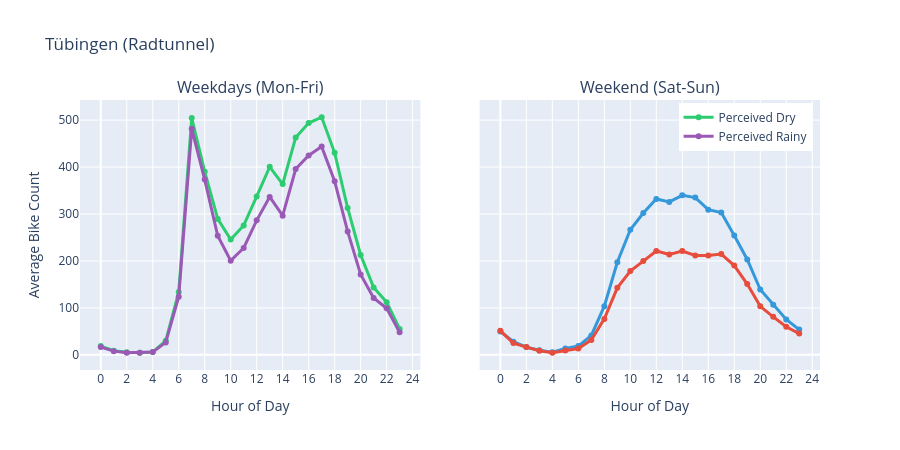
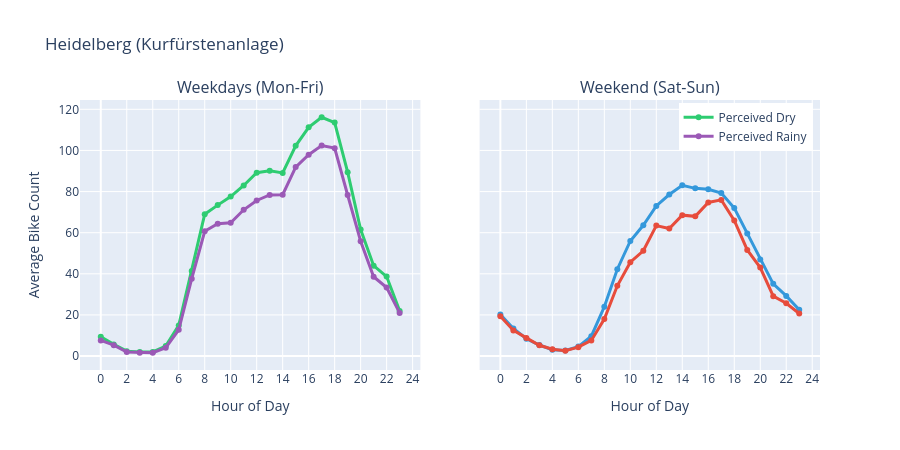

These figures' notebook cell, in order:
### Markdown cell above
### Perceived Rainy Weekday/end

### Code cell
for alias in PLOT_STATIONS:
    df = dfs[alias]
    station = get_station(alias)
    fig = get_plot("perceived_rainy_weekday_weekend")(df, title=station.display_name)
    fig.show()

### Figure 1 — Plotly figure (JSON) as saved in the notebook; plotly's stock layout.template omitted (floating-point values rounded to 4 significant figures)
{"data": [{"line": {"color": "#2ECC71", "width": 3}, "marker": {"size": 6}, "mode": "lines+markers", "name": "Perceived Dry", "showlegend": true, "type": "scatter", "x": [0, 1, 2, 3, 4, 5, 6, 7, 8, 9, 10, 11, 12, 13, 14, 15, 16, 17, 18, 19, 20, 21, 22, 23], "xaxis": "x", "y": [18.74, 8.982, 5.402, 4.552, 6.258, 29.99, 134.0, 504.5, 390.3, 289.6, 245.7, 275.6, 337.3, 400.4, 363.7, 462.9, 493.6, 506.1, 430.2, 312.8, 212.7, 143.7, 112.2, 55.3], "yaxis": "y"}, {"line": {"color": "#9B59B6", "width": 3}, "marker": {"size": 6}, "mode": "lines+markers", "name": "Perceived Rainy", "showlegend": true, "type": "scatter", "x": [0, 1, 2, 3, 4, 5, 6, 7, 8, 9, 10, 11, 12, 13, 14, 15, 16, 17, 18, 19, 20, 21, 22, 23], "xaxis": "x", "y": [16.48, 7.876, 4.67, 4.495, 5.907, 26.56, 123.8, 481.4, 373.3, 253.6, 200.6, 227.6, 286.6, 336.4, 296.5, 395.7, 424.6, 443.5, 369.6, 263.0, 171.4, 121.1, 99.16, 48.16], "yaxis": "y"}, {"line": {"color": "#3498DB", "width": 3}, "marker": {"size": 6}, "mode": "lines+markers", "name": "Perceived Dry", "showlegend": false, "type": "scatter", "x": [0, 1, 2, 3, 4, 5, 6, 7, 8, 9, 10, 11, 12, 13, 14, 15, 16, 17, 18, 19, 20, 21, 22, 23], "xaxis": "x2", "y": [49.67, 28.15, 16.51, 9.95, 5.612, 13.49, 18.75, 41.3, 103.6, 197.2, 266.5, 302.0, 332.0, 325.8, 339.8, 335.0, 309.2, 303.0, 254.0, 203.2, 139.1, 106.8, 75.51, 53.85], "yaxis": "y2"}, {"line": {"color": "#E74C3C", "width": 3}, "marker": {"size": 6}, "mode": "lines+markers", "name": "Perceived Rainy", "showlegend": false, "type": "scatter", "x": [0, 1, 2, 3, 4, 5, 6, 7, 8, 9, 10, 11, 12, 13, 14, 15, 16, 17, 18, 19, 20, 21, 22, 23], "xaxis": "x2", "y": [51.26, 25.09, 16.52, 8.87, 4.478, 9.217, 13.43, 31.61, 76.57, 142.8, 178.5, 199.7, 221.2, 213.9, 221.0, 211.7, 211.5, 214.6, 190.2, 150.7, 103.4, 80.91, 59.87, 45.3], "yaxis": "y2"}], "layout": {"annotations": [{"font": {"size": 16}, "showarrow": false, "text": "Weekdays (Mon-Fri)", "x": 0.23, "xanchor": "center", "xref": "paper", "y": 1, "yanchor": "bottom", "yref": "paper"}, {"font": {"size": 16}, "showarrow": false, "text": "Weekend (Sat-Sun)", "x": 0.77, "xanchor": "center", "xref": "paper", "y": 1, "yanchor": "bottom", "yref": "paper"}], "height": 450, "hovermode": "x unified", "legend": {"x": 0.99, "xanchor": "right", "y": 0.99, "yanchor": "top"}, "title": {"text": "Tübingen (Radtunnel)"}, "xaxis": {"anchor": "y", "domain": [0, 0.46], "dtick": 2, "tick0": 0, "tickmode": "linear", "title": {"text": "Hour of Day"}}, "xaxis2": {"anchor": "y2", "domain": [0.54, 1], "dtick": 2, "tick0": 0, "tickmode": "linear", "title": {"text": "Hour of Day"}}, "yaxis": {"anchor": "x", "domain": [0, 1], "title": {"text": "Average Bike Count"}}, "yaxis2": {"anchor": "x2", "domain": [0, 1], "matches": "y", "showticklabels": false}}}

### Figure 2 — Plotly figure (JSON) as saved in the notebook; plotly's stock layout.template omitted (floating-point values rounded to 4 significant figures)
{"data": [{"line": {"color": "#2ECC71", "width": 3}, "marker": {"size": 6}, "mode": "lines+markers", "name": "Perceived Dry", "showlegend": true, "type": "scatter", "x": [0, 1, 2, 3, 4, 5, 6, 7, 8, 9, 10, 11, 12, 13, 14, 15, 16, 17, 18, 19, 20, 21, 22, 23], "xaxis": "x", "y": [9.428, 5.679, 2.39, 1.925, 2.019, 4.88, 14.91, 41.35, 69.01, 73.41, 77.58, 82.96, 89.16, 90.09, 89.06, 102.3, 111.2, 116.1, 113.6, 89.41, 61.56, 43.94, 38.67, 21.96], "yaxis": "y"}, {"line": {"color": "#9B59B6", "width": 3}, "marker": {"size": 6}, "mode": "lines+markers", "name": "Perceived Rainy", "showlegend": true, "type": "scatter", "x": [0, 1, 2, 3, 4, 5, 6, 7, 8, 9, 10, 11, 12, 13, 14, 15, 16, 17, 18, 19, 20, 21, 22, 23], "xaxis": "x", "y": [7.598, 5.304, 1.951, 1.667, 1.608, 4.049, 12.79, 37.61, 60.71, 64.39, 64.85, 71.14, 75.68, 78.35, 78.48, 91.92, 97.93, 102.4, 101.1, 78.33, 55.82, 38.58, 33.34, 20.97], "yaxis": "y"}, {"line": {"color": "#3498DB", "width": 3}, "marker": {"size": 6}, "mode": "lines+markers", "name": "Perceived Dry", "showlegend": false, "type": "scatter", "x": [0, 1, 2, 3, 4, 5, 6, 7, 8, 9, 10, 11, 12, 13, 14, 15, 16, 17, 18, 19, 20, 21, 22, 23], "xaxis": "x2", "y": [20.15, 13.38, 8.423, 5.367, 3.115, 2.705, 4.603, 9.654, 23.97, 42.24, 55.99, 63.59, 72.99, 78.55, 83.06, 81.56, 81.14, 79.32, 71.97, 59.64, 46.92, 35.12, 29.27, 22.5], "yaxis": "y2"}, {"line": {"color": "#E74C3C", "width": 3}, "marker": {"size": 6}, "mode": "lines+markers", "name": "Perceived Rainy", "showlegend": false, "type": "scatter", "x": [0, 1, 2, 3, 4, 5, 6, 7, 8, 9, 10, 11, 12, 13, 14, 15, 16, 17, 18, 19, 20, 21, 22, 23], "xaxis": "x2", "y": [19.4, 12.48, 8.84, 5.24, 3.32, 2.56, 4.32, 7.6, 18.0, 34.16, 45.64, 51.2, 63.44, 62.04, 68.52, 67.96, 74.72, 75.96, 65.96, 51.64, 43.04, 29.12, 25.68, 20.68], "yaxis": "y2"}], "layout": {"annotations": [{"font": {"size": 16}, "showarrow": false, "text": "Weekdays (Mon-Fri)", "x": 0.23, "xanchor": "center", "xref": "paper", "y": 1, "yanchor": "bottom", "yref": "paper"}, {"font": {"size": 16}, "showarrow": false, "text": "Weekend (Sat-Sun)", "x": 0.77, "xanchor": "center", "xref": "paper", "y": 1, "yanchor": "bottom", "yref": "paper"}], "height": 450, "hovermode": "x unified", "legend": {"x": 0.99, "xanchor": "right", "y": 0.99, "yanchor": "top"}, "title": {"text": "Heidelberg (Kurfürstenanlage)"}, "xaxis": {"anchor": "y", "domain": [0, 0.46], "dtick": 2, "tick0": 0, "tickmode": "linear", "title": {"text": "Hour of Day"}}, "xaxis2": {"anchor": "y2", "domain": [0.54, 1], "dtick": 2, "tick0": 0, "tickmode": "linear", "title": {"text": "Hour of Day"}}, "yaxis": {"anchor": "x", "domain": [0, 1], "title": {"text": "Average Bike Count"}}, "yaxis2": {"anchor": "x2", "domain": [0, 1], "matches": "y", "showticklabels": false}}}
